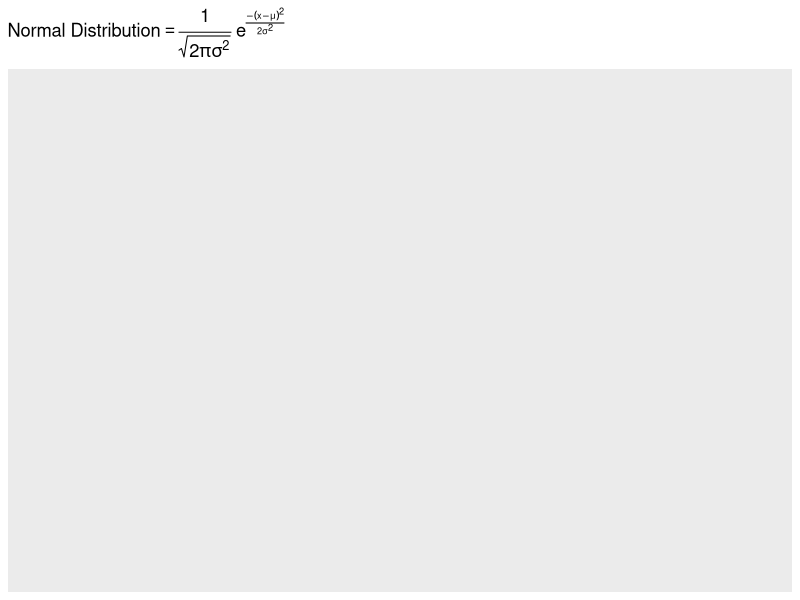

The R source for this figure:
#generate poisson dist graphs in R
#In probability theory and statistics, 
#the poisson dist is also for count data, and relies on 
#x and lambda. 
#as lambda grows large, Poisson begins to resemble the normal distribution

# from R For Everyone
library(ggplot2)

pmf <- function(x, lambda) {
    ((lambda^x)*exp(1)^(-lambda))/factorial(x)
}

#same as "dpois"

# in poisson, lambda is both mean and variance


p <- ggplot() + ggtitle(expression("Normal Distribution" == paste(frac(1, sqrt(2 * pi * sigma^2)),
                                                          " ", e^{frac(-(x - mu)^2, 2 * sigma^2)})))